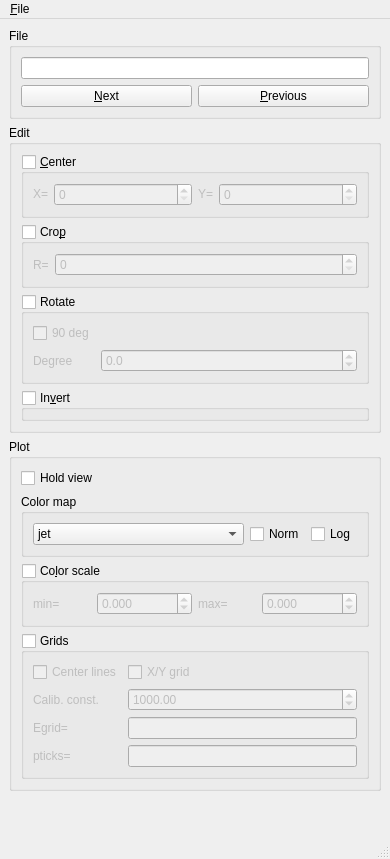
<?xml version="1.0" encoding="UTF-8"?>
<ui version="4.0">
 <class>MainWindow</class>
 <widget class="QMainWindow" name="MainWindow">
  <property name="geometry">
   <rect>
    <x>0</x>
    <y>0</y>
    <width>390</width>
    <height>859</height>
   </rect>
  </property>
  <property name="windowTitle">
   <string>RawViewer</string>
  </property>
  <widget class="QWidget" name="centralwidget">
   <layout class="QVBoxLayout" name="verticalLayout">
    <item>
     <widget class="QGroupBox" name="fileParameters">
      <property name="enabled">
       <bool>true</bool>
      </property>
      <property name="title">
       <string>File</string>
      </property>
      <property name="flat">
       <bool>false</bool>
      </property>
      <property name="checkable">
       <bool>false</bool>
      </property>
      <property name="checked">
       <bool>false</bool>
      </property>
      <layout class="QGridLayout" name="gridLayout">
       <item row="0" column="0" colspan="2">
        <widget class="QLineEdit" name="lineFileName"/>
       </item>
       <item row="1" column="0">
        <widget class="QPushButton" name="pushNext">
         <property name="text">
          <string>&amp;Next</string>
         </property>
        </widget>
       </item>
       <item row="1" column="1">
        <widget class="QPushButton" name="pushPrevious">
         <property name="text">
          <string>&amp;Previous</string>
         </property>
        </widget>
       </item>
      </layout>
     </widget>
    </item>
    <item>
     <widget class="QGroupBox" name="EditingParamters">
      <property name="sizePolicy">
       <sizepolicy hsizetype="Preferred" vsizetype="Fixed">
        <horstretch>0</horstretch>
        <verstretch>0</verstretch>
       </sizepolicy>
      </property>
      <property name="title">
       <string>Edit</string>
      </property>
      <property name="flat">
       <bool>false</bool>
      </property>
      <property name="checkable">
       <bool>false</bool>
      </property>
      <layout class="QVBoxLayout" name="verticalLayout_3">
       <item>
        <widget class="QGroupBox" name="groupCenter">
         <property name="sizePolicy">
          <sizepolicy hsizetype="Preferred" vsizetype="Fixed">
           <horstretch>0</horstretch>
           <verstretch>0</verstretch>
          </sizepolicy>
         </property>
         <property name="title">
          <string>&amp;Center</string>
         </property>
         <property name="checkable">
          <bool>true</bool>
         </property>
         <property name="checked">
          <bool>false</bool>
         </property>
         <layout class="QHBoxLayout" name="horizontalLayout_3">
          <item>
           <widget class="QLabel" name="label">
            <property name="sizePolicy">
             <sizepolicy hsizetype="Fixed" vsizetype="Fixed">
              <horstretch>0</horstretch>
              <verstretch>0</verstretch>
             </sizepolicy>
            </property>
            <property name="text">
             <string>X=</string>
            </property>
           </widget>
          </item>
          <item>
           <widget class="QSpinBox" name="spinCenterX">
            <property name="maximum">
             <number>9999</number>
            </property>
           </widget>
          </item>
          <item>
           <widget class="QLabel" name="label_2">
            <property name="sizePolicy">
             <sizepolicy hsizetype="Fixed" vsizetype="Fixed">
              <horstretch>0</horstretch>
              <verstretch>0</verstretch>
             </sizepolicy>
            </property>
            <property name="text">
             <string>Y=</string>
            </property>
           </widget>
          </item>
          <item>
           <widget class="QSpinBox" name="spinCenterY">
            <property name="maximum">
             <number>9999</number>
            </property>
           </widget>
          </item>
         </layout>
        </widget>
       </item>
       <item>
        <widget class="QGroupBox" name="groupCrop">
         <property name="toolTip">
          <string notr="true">Crop image</string>
         </property>
         <property name="title">
          <string>Cro&amp;p</string>
         </property>
         <property name="checkable">
          <bool>true</bool>
         </property>
         <property name="checked">
          <bool>false</bool>
         </property>
         <layout class="QFormLayout" name="formLayout_4">
          <item row="0" column="0">
           <widget class="QLabel" name="label_6">
            <property name="text">
             <string>R=</string>
            </property>
           </widget>
          </item>
          <item row="0" column="1">
           <widget class="QSpinBox" name="spinRcrop">
            <property name="maximum">
             <number>9999</number>
            </property>
           </widget>
          </item>
         </layout>
        </widget>
       </item>
       <item>
        <widget class="QGroupBox" name="groupRotate">
         <property name="sizePolicy">
          <sizepolicy hsizetype="Preferred" vsizetype="Fixed">
           <horstretch>0</horstretch>
           <verstretch>0</verstretch>
          </sizepolicy>
         </property>
         <property name="title">
          <string>Rotate</string>
         </property>
         <property name="checkable">
          <bool>true</bool>
         </property>
         <property name="checked">
          <bool>false</bool>
         </property>
         <layout class="QFormLayout" name="formLayout_2">
          <property name="fieldGrowthPolicy">
           <enum>QFormLayout::AllNonFixedFieldsGrow</enum>
          </property>
          <item row="0" column="0">
           <widget class="QCheckBox" name="checkRot90">
            <property name="text">
             <string>90 deg</string>
            </property>
           </widget>
          </item>
          <item row="1" column="0">
           <widget class="QLabel" name="label_3">
            <property name="text">
             <string>Degree</string>
            </property>
           </widget>
          </item>
          <item row="1" column="1">
           <widget class="QDoubleSpinBox" name="spinRotateDeg">
            <property name="decimals">
             <number>1</number>
            </property>
            <property name="minimum">
             <double>-360.000000000000000</double>
            </property>
            <property name="maximum">
             <double>360.000000000000000</double>
            </property>
           </widget>
          </item>
         </layout>
        </widget>
       </item>
       <item>
        <widget class="QGroupBox" name="groupInvert">
         <property name="title">
          <string>In&amp;vert</string>
         </property>
         <property name="checkable">
          <bool>true</bool>
         </property>
         <property name="checked">
          <bool>false</bool>
         </property>
        </widget>
       </item>
      </layout>
     </widget>
    </item>
    <item>
     <widget class="QGroupBox" name="ViewingParameters">
      <property name="sizePolicy">
       <sizepolicy hsizetype="Preferred" vsizetype="Fixed">
        <horstretch>0</horstretch>
        <verstretch>0</verstretch>
       </sizepolicy>
      </property>
      <property name="title">
       <string>Plot</string>
      </property>
      <layout class="QVBoxLayout" name="verticalLayout_2">
       <item>
        <widget class="QCheckBox" name="checkAxisLim">
         <property name="text">
          <string>Hold view</string>
         </property>
        </widget>
       </item>
       <item>
        <widget class="QGroupBox" name="groupColormap">
         <property name="title">
          <string>Color map</string>
         </property>
         <layout class="QHBoxLayout" name="horizontalLayout">
          <item>
           <widget class="QComboBox" name="comboColormap">
            <item>
             <property name="text">
              <string>jet</string>
             </property>
            </item>
            <item>
             <property name="text">
              <string>seismic</string>
             </property>
            </item>
            <item>
             <property name="text">
              <string>coolwarm</string>
             </property>
            </item>
            <item>
             <property name="text">
              <string>RdBu</string>
             </property>
            </item>
            <item>
             <property name="text">
              <string>RdYlBu</string>
             </property>
            </item>
            <item>
             <property name="text">
              <string>bone</string>
             </property>
            </item>
            <item>
             <property name="text">
              <string>gray</string>
             </property>
            </item>
            <item>
             <property name="text">
              <string>hot</string>
             </property>
            </item>
            <item>
             <property name="text">
              <string>copper</string>
             </property>
            </item>
            <item>
             <property name="text">
              <string>pink</string>
             </property>
            </item>
            <item>
             <property name="text">
              <string>hsv</string>
             </property>
            </item>
            <item>
             <property name="text">
              <string>cool</string>
             </property>
            </item>
            <item>
             <property name="text">
              <string>spring</string>
             </property>
            </item>
            <item>
             <property name="text">
              <string>summer</string>
             </property>
            </item>
            <item>
             <property name="text">
              <string>autumn</string>
             </property>
            </item>
            <item>
             <property name="text">
              <string>winter</string>
             </property>
            </item>
           </widget>
          </item>
          <item>
           <widget class="QCheckBox" name="checkNormColormap">
            <property name="sizePolicy">
             <sizepolicy hsizetype="Fixed" vsizetype="Fixed">
              <horstretch>0</horstretch>
              <verstretch>0</verstretch>
             </sizepolicy>
            </property>
            <property name="text">
             <string>Norm</string>
            </property>
           </widget>
          </item>
          <item>
           <widget class="QCheckBox" name="checkLogColormap">
            <property name="sizePolicy">
             <sizepolicy hsizetype="Fixed" vsizetype="Fixed">
              <horstretch>0</horstretch>
              <verstretch>0</verstretch>
             </sizepolicy>
            </property>
            <property name="text">
             <string>Log</string>
            </property>
           </widget>
          </item>
         </layout>
        </widget>
       </item>
       <item>
        <widget class="QGroupBox" name="groupColorscale">
         <property name="title">
          <string>Co&amp;lor scale</string>
         </property>
         <property name="checkable">
          <bool>true</bool>
         </property>
         <property name="checked">
          <bool>false</bool>
         </property>
         <layout class="QHBoxLayout" name="horizontalLayout_2">
          <item>
           <widget class="QLabel" name="label_7">
            <property name="text">
             <string>min=</string>
            </property>
           </widget>
          </item>
          <item>
           <widget class="QDoubleSpinBox" name="spinCSmin">
            <property name="decimals">
             <number>3</number>
            </property>
            <property name="minimum">
             <double>-999999.000000000000000</double>
            </property>
            <property name="maximum">
             <double>999999.000000000000000</double>
            </property>
           </widget>
          </item>
          <item>
           <widget class="QLabel" name="label_8">
            <property name="text">
             <string>max=</string>
            </property>
           </widget>
          </item>
          <item>
           <widget class="QDoubleSpinBox" name="spinCSmax">
            <property name="decimals">
             <number>3</number>
            </property>
            <property name="minimum">
             <double>-999999.000000000000000</double>
            </property>
            <property name="maximum">
             <double>999999.000000000000000</double>
            </property>
           </widget>
          </item>
         </layout>
        </widget>
       </item>
       <item>
        <widget class="QGroupBox" name="groupGrids">
         <property name="sizePolicy">
          <sizepolicy hsizetype="Preferred" vsizetype="Fixed">
           <horstretch>0</horstretch>
           <verstretch>0</verstretch>
          </sizepolicy>
         </property>
         <property name="title">
          <string>Grids</string>
         </property>
         <property name="checkable">
          <bool>true</bool>
         </property>
         <property name="checked">
          <bool>false</bool>
         </property>
         <layout class="QFormLayout" name="formLayout_3">
          <property name="fieldGrowthPolicy">
           <enum>QFormLayout::AllNonFixedFieldsGrow</enum>
          </property>
          <item row="0" column="0">
           <widget class="QCheckBox" name="checkCenterXYLines">
            <property name="text">
             <string>Center lines</string>
            </property>
           </widget>
          </item>
          <item row="2" column="0">
           <widget class="QLabel" name="label_4">
            <property name="text">
             <string>Calib. const.</string>
            </property>
           </widget>
          </item>
          <item row="2" column="1">
           <widget class="QDoubleSpinBox" name="spinCalibConst">
            <property name="maximum">
             <double>99999.000000000000000</double>
            </property>
            <property name="value">
             <double>1000.000000000000000</double>
            </property>
           </widget>
          </item>
          <item row="3" column="0">
           <widget class="QLabel" name="label_5">
            <property name="text">
             <string>Egrid=</string>
            </property>
           </widget>
          </item>
          <item row="3" column="1">
           <widget class="QLineEdit" name="lineEGridVals">
            <property name="sizePolicy">
             <sizepolicy hsizetype="Expanding" vsizetype="Fixed">
              <horstretch>0</horstretch>
              <verstretch>0</verstretch>
             </sizepolicy>
            </property>
           </widget>
          </item>
          <item row="4" column="0">
           <widget class="QLabel" name="label_9">
            <property name="text">
             <string>pticks=</string>
            </property>
           </widget>
          </item>
          <item row="4" column="1">
           <widget class="QLineEdit" name="linepTickVals"/>
          </item>
          <item row="0" column="1">
           <widget class="QCheckBox" name="checkXYgrid">
            <property name="text">
             <string>X/Y grid</string>
            </property>
           </widget>
          </item>
         </layout>
        </widget>
       </item>
      </layout>
     </widget>
    </item>
    <item>
     <spacer name="verticalSpacer">
      <property name="orientation">
       <enum>Qt::Vertical</enum>
      </property>
      <property name="sizeHint" stdset="0">
       <size>
        <width>20</width>
        <height>40</height>
       </size>
      </property>
     </spacer>
    </item>
   </layout>
  </widget>
  <widget class="QMenuBar" name="menubar">
   <property name="geometry">
    <rect>
     <x>0</x>
     <y>0</y>
     <width>390</width>
     <height>20</height>
    </rect>
   </property>
   <widget class="QMenu" name="menuF_ile">
    <property name="title">
     <string>&amp;File</string>
    </property>
    <addaction name="action_Open"/>
    <addaction name="actionOpen_Next"/>
    <addaction name="actionOpen_Previous"/>
    <addaction name="action_Save"/>
    <addaction name="separator"/>
    <addaction name="action_Quit"/>
   </widget>
   <addaction name="menuF_ile"/>
  </widget>
  <widget class="QStatusBar" name="statusbar"/>
  <action name="action_Open">
   <property name="text">
    <string notr="true">&amp;Open</string>
   </property>
   <property name="shortcut">
    <string notr="true">Ctrl+O</string>
   </property>
  </action>
  <action name="action_Close">
   <property name="text">
    <string>&amp;Close</string>
   </property>
  </action>
  <action name="action_Center">
   <property name="checkable">
    <bool>true</bool>
   </property>
   <property name="text">
    <string>&amp;Center</string>
   </property>
  </action>
  <action name="action_Rotate">
   <property name="checkable">
    <bool>true</bool>
   </property>
   <property name="text">
    <string>&amp;Rotate</string>
   </property>
  </action>
  <action name="action_Save">
   <property name="text">
    <string>&amp;Save</string>
   </property>
  </action>
  <action name="action_Close_2">
   <property name="text">
    <string>&amp;Close</string>
   </property>
  </action>
  <action name="action_Quit">
   <property name="text">
    <string>&amp;Quit</string>
   </property>
   <property name="shortcut">
    <string>Ctrl+Q</string>
   </property>
  </action>
  <action name="action_Grid">
   <property name="text">
    <string>&amp;Grid</string>
   </property>
  </action>
  <action name="actionOpen_Next">
   <property name="text">
    <string notr="true">Open &amp;Next</string>
   </property>
   <property name="shortcut">
    <string notr="true">Ctrl+N</string>
   </property>
  </action>
  <action name="actionOpen_Previous">
   <property name="text">
    <string notr="true">Open &amp;Previous</string>
   </property>
   <property name="shortcut">
    <string notr="true">Ctrl+P</string>
   </property>
  </action>
  <action name="actionCro_p">
   <property name="text">
    <string>Cro&amp;p</string>
   </property>
  </action>
 </widget>
 <tabstops>
  <tabstop>lineFileName</tabstop>
  <tabstop>pushNext</tabstop>
  <tabstop>pushPrevious</tabstop>
  <tabstop>groupCenter</tabstop>
  <tabstop>spinCenterX</tabstop>
  <tabstop>spinCenterY</tabstop>
  <tabstop>groupCrop</tabstop>
  <tabstop>spinRcrop</tabstop>
  <tabstop>groupRotate</tabstop>
  <tabstop>checkRot90</tabstop>
  <tabstop>spinRotateDeg</tabstop>
  <tabstop>checkAxisLim</tabstop>
  <tabstop>comboColormap</tabstop>
  <tabstop>checkNormColormap</tabstop>
  <tabstop>checkLogColormap</tabstop>
  <tabstop>groupColorscale</tabstop>
  <tabstop>spinCSmin</tabstop>
  <tabstop>spinCSmax</tabstop>
  <tabstop>groupGrids</tabstop>
  <tabstop>checkCenterXYLines</tabstop>
  <tabstop>checkXYgrid</tabstop>
  <tabstop>spinCalibConst</tabstop>
  <tabstop>lineEGridVals</tabstop>
  <tabstop>linepTickVals</tabstop>
 </tabstops>
 <resources/>
 <connections/>
</ui>
